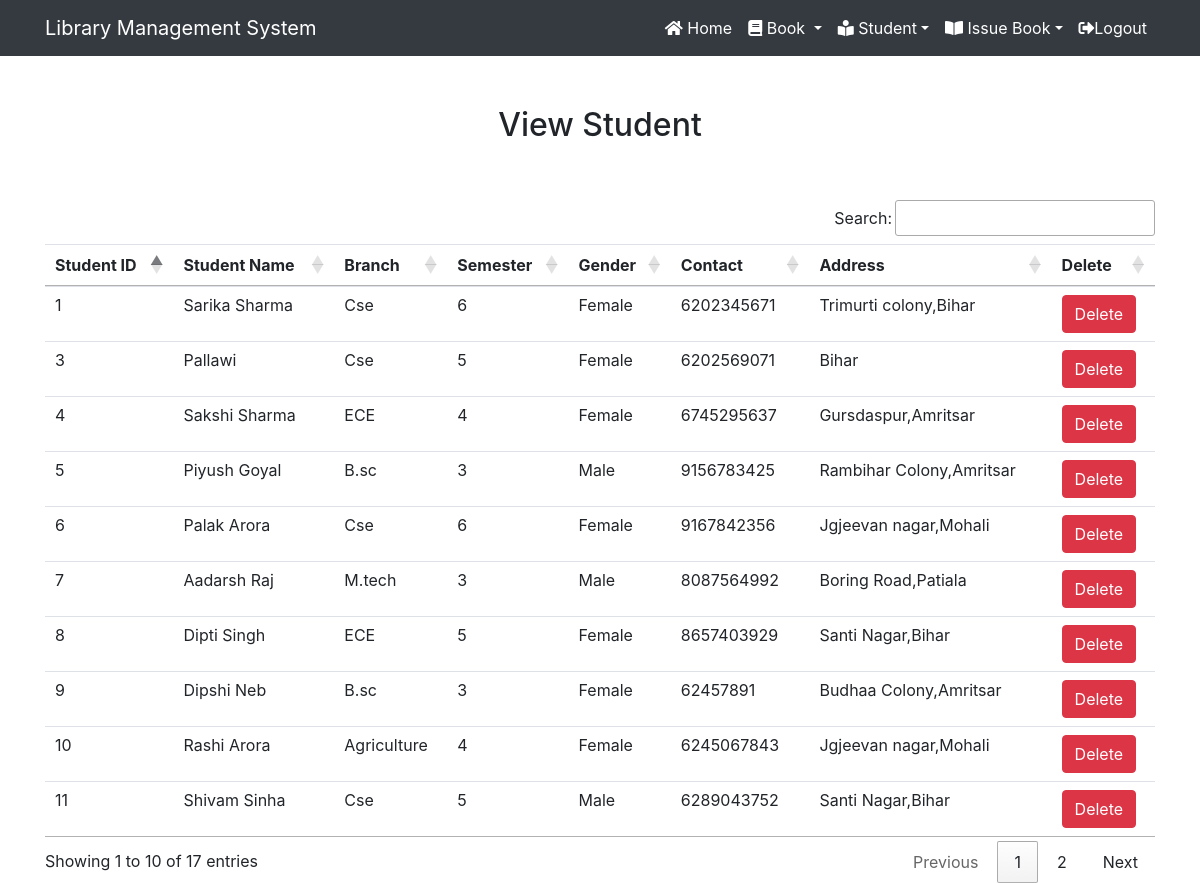
/view_student/ (signed in), run on the app's committed database.
### library/models.py (models this page shows, shortened)
class Student(models.Model):
    studentname=models.CharField(max_length=50)
    branch=models.CharField(max_length=20)
    semester=models.IntegerField()
    gender=models.CharField(max_length=10)
    mobile=models.IntegerField(null=True)
    address=models.CharField(max_length=60)

### library/views.py (the view)
# urls.py: path('view_student/',View_Student,name="view_student"),
def View_Student(request):
    if not request.user.is_staff:
        return redirect('login')
    stu = Student.objects.all()
    d = {'stu':stu}
    return render(request,'View_Student.html',d)

### library/templates/view_student.html
{% extends 'navigationbar.html' %}
{% load static %}
{% block body%}
<div class="container" style ="margin-top:50px">
<h2 class="text-center">View Student</h2>
<br><br>
<table class="table table:hover" id="example">
 <thead>
 <tr>
  <th>Student ID</th>
  <th>Student Name</th>
  <th>Branch</th>
  <th>Semester</th>
  <th>Gender</th>
  <th>Contact</th>
  <th>Address</th>
  <th>Delete</th>
 </tr>
 </thead>
<tbody>
{% for i in stu %}
<tr>
    <td>{{i.id}}</td>
    <td>{{i.studentname}}</td>
    <td>{{i.branch}}</td>
    <td>{{i.semester}}</td>
    <td>{{i.gender}}</td>
    <td>{{i.mobile}}</td>
    <td>{{i.address}}</td>
    <td><a href="{% url 'delete_student' i.id %}" onclick="return confirm('Are you really want to delete?')" class='btn btn-danger'>Delete</a></td>
</tr>
{% endfor %}
</tbody>
</table>
</div>
{% endblock body %}

### data on the page
Student: id "1", studentname "Sarika Sharma", branch "Cse", semester "6", gender "Female", mobile "6202345671", address "Trimurti colony,Bihar"
Student: id "3", studentname "Pallawi", branch "Cse", semester "5", gender "Female", mobile "6202569071", address "Bihar"
Student: id "4", studentname "Sakshi Sharma", branch "ECE", semester "4", gender "Female", mobile "6745295637", address "Gursdaspur,Amritsar"
Student: id "5", studentname "Piyush Goyal", branch "B.sc", semester "3", gender "Male", mobile "9156783425", address "Rambihar Colony,Amritsar"
Student: id "6", studentname "Palak Arora", branch "Cse", semester "6", gender "Female", mobile "9167842356", address "Jgjeevan nagar,Mohali"
Student: id "7", studentname "Aadarsh Raj", branch "M.tech", semester "3", gender "Male", mobile "8087564992", address "Boring Road,Patiala"
Student: id "8", studentname "Dipti Singh", branch "ECE", semester "5", gender "Female", mobile "8657403929", address "Santi Nagar,Bihar"
Student: id "9", studentname "Dipshi Neb", branch "B.sc", semester "3", gender "Female", mobile "62457891", address "Budhaa Colony,Amritsar"
Student: id "10", studentname "Rashi Arora", branch "Agriculture", semester "4", gender "Female", mobile "6245067843", address "Jgjeevan nagar,Mohali"
Student: id "11", studentname "Shivam Sinha", branch "Cse", semester "5", gender "Male", mobile "6289043752", address "Santi Nagar,Bihar"
